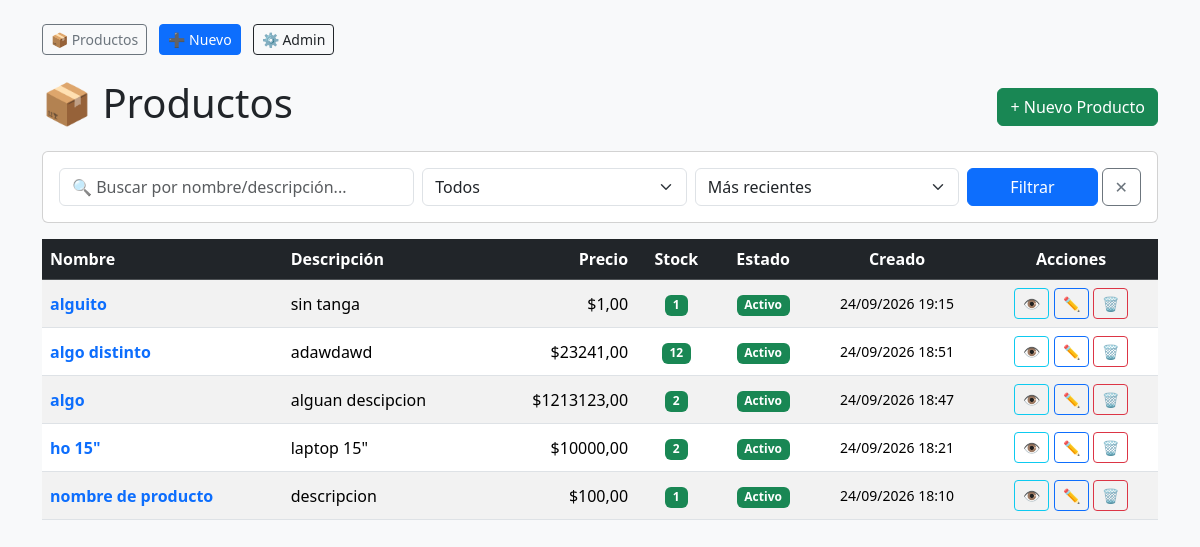
The page / on the database its author committed.
### core/models.py (models this page shows, shortened)
class Producto(models.Model):
    nombre = models.CharField(max_length=100, unique=True, verbose_name="Nombre del producto")
    slug = models.SlugField(max_length=120, unique=True, blank=True, verbose_name="Slug")
    descripcion = models.TextField(blank=True, verbose_name="Descripción")
    precio = models.DecimalField(
        max_digits=10,
        decimal_places=2,
        verbose_name="Precio",
        validators=[MinValueValidator(0.01, message="El precio debe ser mayor a cero.")]
    )
    stock = models.PositiveIntegerField(
        default=0,
        verbose_name="Stock disponible",
        validators=[MinValueValidator(0, message="El stock no puede ser negativo.")]
    )
    activo = models.BooleanField(default=True, verbose_name="¿Activo?")
    eliminado_en = models.DateTimeField(null=True, blank=True, verbose_name="Eliminado el")
    creado_en = models.DateTimeField(auto_now_add=True, verbose_name="Fecha de creación")
    actualizado_en = models.DateTimeField(auto_now=True, verbose_name="Última actualización")
    objects = ProductoManager()
    class Meta:
        verbose_name = "Producto"
        verbose_name_plural = "Productos"
        ordering = ['-creado_en']  # Más recientes primero
    @property
    def hay_stock(self):
        return self.stock > 0

### core/views.py (the view)
# urls.py: path('', views.ProductoListView.as_view(), name='lista_productos'),
class ProductoListView(ListView):
    model = Producto
    template_name = 'core/lista.html'
    context_object_name = 'productos'
    paginate_by = 10  # Paginación automática: 10 por página
    ordering = ['-creado_en']  # Orden por defecto
    def get_queryset(self):
        queryset = super().get_queryset()
        q = self.request.GET.get('q')
        if q:
            queryset = queryset.filter(
                Q(nombre__icontains=q) | Q(descripcion__icontains=q)
            )
        estado = self.request.GET.get('estado')
        if estado == 'activos':
            queryset = queryset.filter(activo=True)
        elif estado == 'inactivos':
            queryset = queryset.filter(activo=False)
        orden = self.request.GET.get('orden')
        if orden in ['nombre', '-nombre', 'precio', '-precio', 'stock', '-stock', 'creado_en', '-creado_en']:
            queryset = queryset.order_by(orden)
        return queryset
    def get_context_data(self, **kwargs):
        context = super().get_context_data(**kwargs)
        context['q'] = self.request.GET.get('q', '')
        context['estado_actual'] = self.request.GET.get('estado', 'todos')
        context['orden_actual'] = self.request.GET.get('orden', '-creado_en')
        return context

### core/templates/core/lista.html (shortened to what this page needs)
{% extends 'core/base.html' %}
{% block content %}
<div class="d-flex justify-content-between align-items-center mb-3">
    <h1>📦 Productos</h1>
    <a href="{% url 'core:crear_producto' %}" class="btn btn-success">+ Nuevo Producto</a>
</div>
<div class="card mb-3">
    <div class="card-body">
        <form method="get" class="row g-2">
            <div class="col-md-4">
                <input type="text" name="q" class="form-control" placeholder="🔍 Buscar por nombre/descripción..." value="{{ q }}">
            </div>
            <div class="col-md-3">
                <select name="estado" class="form-select">
                    <option value="todos" {% if estado_actual == 'todos' %}selected{% endif %}>Todos</option>
                </select>
            </div>
            <div class="col-md-3">
                <select name="orden" class="form-select">
                    <option value="-creado_en" {% if orden_actual == '-creado_en' %}selected{% endif %}>Más recientes</option>
                </select>
            </div>
            <div class="col-md-2">
                <div class="d-flex gap-1">
                    <button type="submit" class="btn btn-primary flex-grow-1">Filtrar</button>
                    <a href="{% url 'core:lista_productos' %}" class="btn btn-outline-secondary" title="Limpiar filtros">✕</a>
                </div>
            </div>
        </form>
    </div>
</div>
{% if productos %}
    <div class="table-responsive">
        <table class="table table-striped table-hover align-middle">
            <thead class="table-dark">
                <tr>
                    <th>Nombre</th>
                    <th>Descripción</th>
                    <th class="text-end">Precio</th>
                    <th class="text-center">Stock</th>
                    <th class="text-center">Estado</th>
                    <th class="text-center">Creado</th>
                    <th class="text-center">Acciones</th>
                </tr>
            </thead>
            <tbody>
                {% for p in productos %}
                <tr>
                    <td>
                        <a href="{% url 'core:detalle_producto' p.pk %}" class="text-decoration-none">
                            <strong>{{ p.nombre }}</strong>
                        </a>
                    </td>
                    <td>{{ p.descripcion|truncatechars:50|default:"—" }}</td>
                    <td class="text-end">${{ p.precio }}</td>
                    <td class="text-center">
                        <span class="badge {% if p.hay_stock %}bg-success{% else %}bg-danger{% endif %}">
                            {{ p.stock }}
                        </span>
                    </td>
                    <td class="text-center">
                        {% if p.activo %}
                            <span class="badge bg-success">Activo</span>
                        {% else %}
                            <span class="badge bg-secondary">Inactivo</span>
                        {% endif %}
                    </td>
                    <td class="text-center small">{{ p.creado_en|date:"d/m/Y H:i" }}</td>
                    <td class="text-center">
                        <a href="{% url 'core:detalle_producto' p.pk %}" class="btn btn-sm btn-outline-info" title="Ver">👁️</a>
                        <a href="{% url 'core:editar_producto' p.pk %}" class="btn btn-sm btn-outline-primary" title="Editar">✏️</a>
                        <a href="{% url 'core:eliminar_producto' p.pk %}" class="btn btn-sm btn-outline-danger" title="Eliminar">🗑️</a>
                    </td>
                </tr>
                {% endfor %}
            </tbody>
        </table>
    </div>
{% endif %}
{% endblock %}

### core/templates/core/base.html (shortened to what this page needs)
<!DOCTYPE html>
<html lang="es">
<head>
    <link href="https://cdn.jsdelivr.net/npm/bootstrap@5.3.3/dist/css/bootstrap.min.css" rel="stylesheet">
</head>
<body class="bg-light">
    <div class="container py-4">
        <nav class="mb-4">
            <a href="{% url 'core:lista_productos' %}" class="btn btn-outline-secondary btn-sm me-2">📦 Productos</a>
            <a href="{% url 'core:crear_producto' %}" class="btn btn-primary btn-sm">➕ Nuevo</a>
            <a href="/admin/" class="btn btn-outline-dark btn-sm ms-2" target="_blank">⚙️ Admin</a>
        </nav>
        {% block content %}
        {% endblock %}
    </div>
</body>
</html>

### rows shown on the page
Producto: nombre "alguito", descripcion "sin tanga", precio "1,00", stock "1", activo "Activo", creado_en "24/09/2026 19:15"
Producto: nombre "algo distinto", descripcion "adawdawd", precio "23241,00", stock "12", activo "Activo", creado_en "24/09/2026 18:51"
Producto: nombre "algo", descripcion "alguan descipcion", precio "1213123,00", stock "2", activo "Activo", creado_en "24/09/2026 18:47"
Producto: nombre "ho 15\"", descripcion "laptop 15\"", precio "10000,00", stock "2", activo "Activo", creado_en "24/09/2026 18:21"
Producto: nombre "nombre de producto", descripcion "descripcion", precio "100,00", stock "1", activo "Activo", creado_en "24/09/2026 18:10"
